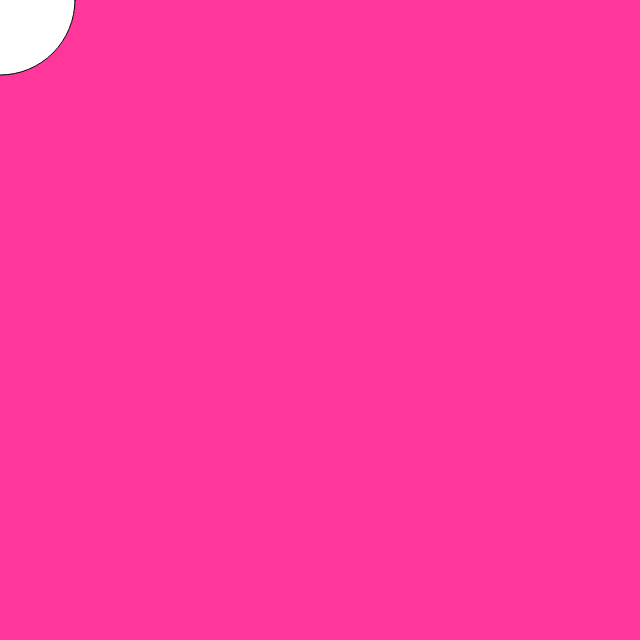
Frame 1 (no input)
Frame 60 (no input): identical to frame 1, image omitted
Frame 120 (the mouse pressed at the canvas centre since frame 60): identical to frame 1, image omitted

The p5.js sketch that drew this single still picture (run headless with seeded random() and noise() and a simulated clock; from frame 60 on, the mouse is pressed at the canvas centre):

// p5.js sketch
// ── sketch.js
let xpos=0
let ypos=0
let dim= 150

function setup(){
  createCanvas(640, 640);
}

function draw(){
background(255, 55, 155 );
  circle(xpos, ypos, dim);
}
  
